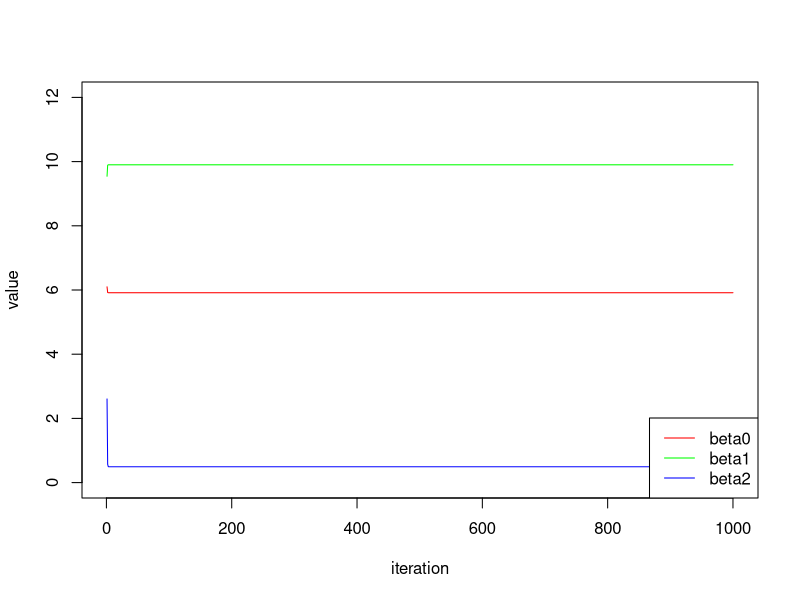
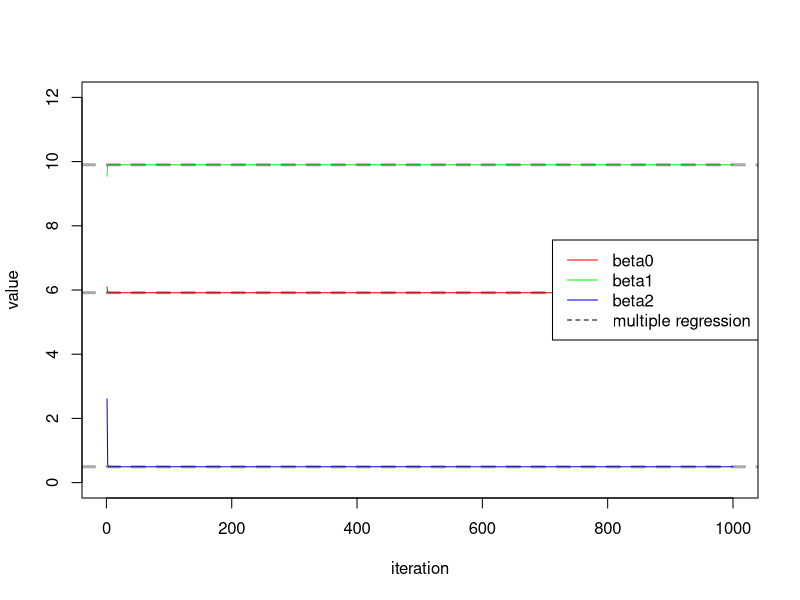

Generate these figures, in order, with R:
## ---- chunk 1
set.seed(6)
x1 <- rnorm(100)
x2 <- rnorm(100)
y <- 6 + 10*x1 + 0.5*x2 + rnorm(100)
beta1 <- 0.1
a <- y - beta1*x1
beta2 <- lm(a~x2)$coef[2]
a <- y-beta2*x2
beta1 <- lm(a~x1)$coef[2]
## ---- chunk 2
beta_0 <- numeric(1000)
beta_1 <- numeric(1000)
beta_2 <- numeric(1000)
beta1 <- 0.1
for (i in 1:1000){
  a <- y-beta1*x1
  beta2 <- lm(a~x2)$coef[2]
  a <- y-beta2*x2
  beta1 <- lm(a~x1)$coef[2]
  beta0 <- lm(a~x1)$coef[1]
  beta_0[i] <- beta0
  beta_1[i] <- beta1
  beta_2[i] <- beta2
}
plot(beta_0, type="l",xlab="iteration",ylab="value", ylim = c(0,12), col="red")
lines(beta_1, col="green", type="l")
lines(beta_2, col="blue", type = "l")
legend("bottomright", c("beta0","beta1","beta2"),lty = 1, col=c("red","green","blue"))
## ---- chunk 3
mlg <- lm(y~x1+x2)
plot(beta_0, type="l",xlab="iteration",ylab="value", ylim = c(0,12), col="red")
lines(beta_1, col="green", type="l")
lines(beta_2, col="blue", type = "l")
abline(h=mlg$coef[1], lty="dashed", lwd=3, col=rgb(0,0,0, alpha=1/3))
abline(h=mlg$coef[2], lty="dashed", lwd=3, col=rgb(0,0,0, alpha=1/3))
abline(h=mlg$coef[3], lty="dashed",lwd=3, col=rgb(0,0,0, alpha=1/3))
legend("right", c("beta0","beta1","beta2","multiple regression"),lty = c(1,1,1,2), col=c("red","green","blue","black"))
